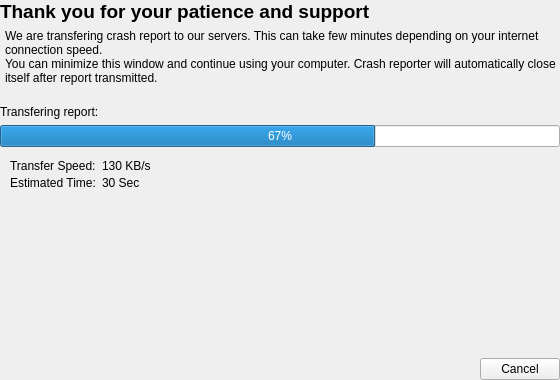
<?xml version="1.0" encoding="UTF-8"?>
<ui version="4.0">
 <class>ZECRWindowTransfering</class>
 <widget class="QWidget" name="ZECRWindowTransfering">
  <property name="geometry">
   <rect>
    <x>0</x>
    <y>0</y>
    <width>560</width>
    <height>380</height>
   </rect>
  </property>
  <property name="windowTitle">
   <string>Form</string>
  </property>
  <layout class="QVBoxLayout" name="verticalLayout">
   <property name="leftMargin">
    <number>0</number>
   </property>
   <property name="topMargin">
    <number>0</number>
   </property>
   <property name="rightMargin">
    <number>0</number>
   </property>
   <property name="bottomMargin">
    <number>0</number>
   </property>
   <item>
    <widget class="QLabel" name="lblProgress_2">
     <property name="font">
      <font>
       <weight>75</weight>
       <bold>true</bold>
      </font>
     </property>
     <property name="text">
      <string>&lt;html&gt;&lt;head/&gt;&lt;body&gt;&lt;p&gt;&lt;span style=&quot; font-size:14pt;&quot;&gt;Thank you for your patience and support&lt;/span&gt;&lt;/p&gt;&lt;/body&gt;&lt;/html&gt;</string>
     </property>
     <property name="wordWrap">
      <bool>true</bool>
     </property>
    </widget>
   </item>
   <item>
    <widget class="QLabel" name="lblProgress_3">
     <property name="font">
      <font>
       <weight>75</weight>
       <bold>true</bold>
      </font>
     </property>
     <property name="text">
      <string>&lt;html&gt;&lt;head/&gt;&lt;body&gt;&lt;p&gt;&lt;span style=&quot; font-weight:400;&quot;&gt;We are transfering crash report to our servers. This can take few minutes depending on your internet connection speed.&lt;br/&gt;You can minimize this window and continue using your computer. Crash reporter will automatically close itself after report transmitted.&lt;br/&gt;&lt;/span&gt;&lt;/p&gt;&lt;/body&gt;&lt;/html&gt;</string>
     </property>
     <property name="wordWrap">
      <bool>true</bool>
     </property>
     <property name="indent">
      <number>5</number>
     </property>
    </widget>
   </item>
   <item>
    <widget class="QLabel" name="lblOperation">
     <property name="text">
      <string>Transfering report:</string>
     </property>
    </widget>
   </item>
   <item>
    <widget class="QProgressBar" name="pbProgress">
     <property name="value">
      <number>67</number>
     </property>
     <property name="alignment">
      <set>Qt::AlignCenter</set>
     </property>
     <property name="textVisible">
      <bool>true</bool>
     </property>
     <property name="orientation">
      <enum>Qt::Horizontal</enum>
     </property>
     <property name="invertedAppearance">
      <bool>false</bool>
     </property>
     <property name="textDirection">
      <enum>QProgressBar::TopToBottom</enum>
     </property>
     <property name="format">
      <string extracomment="0">%p%</string>
     </property>
    </widget>
   </item>
   <item>
    <layout class="QHBoxLayout" name="horizontalLayout_8">
     <item>
      <layout class="QGridLayout" name="gridLayout_2">
       <property name="leftMargin">
        <number>10</number>
       </property>
       <property name="topMargin">
        <number>6</number>
       </property>
       <property name="bottomMargin">
        <number>6</number>
       </property>
       <property name="verticalSpacing">
        <number>3</number>
       </property>
       <item row="1" column="0">
        <widget class="QLabel" name="label_5">
         <property name="text">
          <string>Estimated Time:</string>
         </property>
        </widget>
       </item>
       <item row="0" column="1">
        <widget class="QLabel" name="lblTransferSpeed">
         <property name="text">
          <string>130 KB/s</string>
         </property>
        </widget>
       </item>
       <item row="1" column="1">
        <widget class="QLabel" name="lblEstimatedTime">
         <property name="text">
          <string>30 Sec</string>
         </property>
        </widget>
       </item>
       <item row="0" column="0">
        <widget class="QLabel" name="label_3">
         <property name="text">
          <string>Transfer Speed:</string>
         </property>
        </widget>
       </item>
      </layout>
     </item>
     <item>
      <spacer name="horizontalSpacer_6">
       <property name="orientation">
        <enum>Qt::Horizontal</enum>
       </property>
       <property name="sizeHint" stdset="0">
        <size>
         <width>40</width>
         <height>20</height>
        </size>
       </property>
      </spacer>
     </item>
    </layout>
   </item>
   <item>
    <spacer name="verticalSpacer">
     <property name="orientation">
      <enum>Qt::Vertical</enum>
     </property>
     <property name="sizeHint" stdset="0">
      <size>
       <width>20</width>
       <height>176</height>
      </size>
     </property>
    </spacer>
   </item>
   <item>
    <layout class="QHBoxLayout" name="horizontalLayout">
     <item>
      <spacer name="horizontalSpacer">
       <property name="orientation">
        <enum>Qt::Horizontal</enum>
       </property>
       <property name="sizeHint" stdset="0">
        <size>
         <width>40</width>
         <height>20</height>
        </size>
       </property>
      </spacer>
     </item>
     <item>
      <widget class="QPushButton" name="btnCancel">
       <property name="text">
        <string>Cancel</string>
       </property>
      </widget>
     </item>
    </layout>
   </item>
  </layout>
 </widget>
 <resources/>
 <connections/>
</ui>
